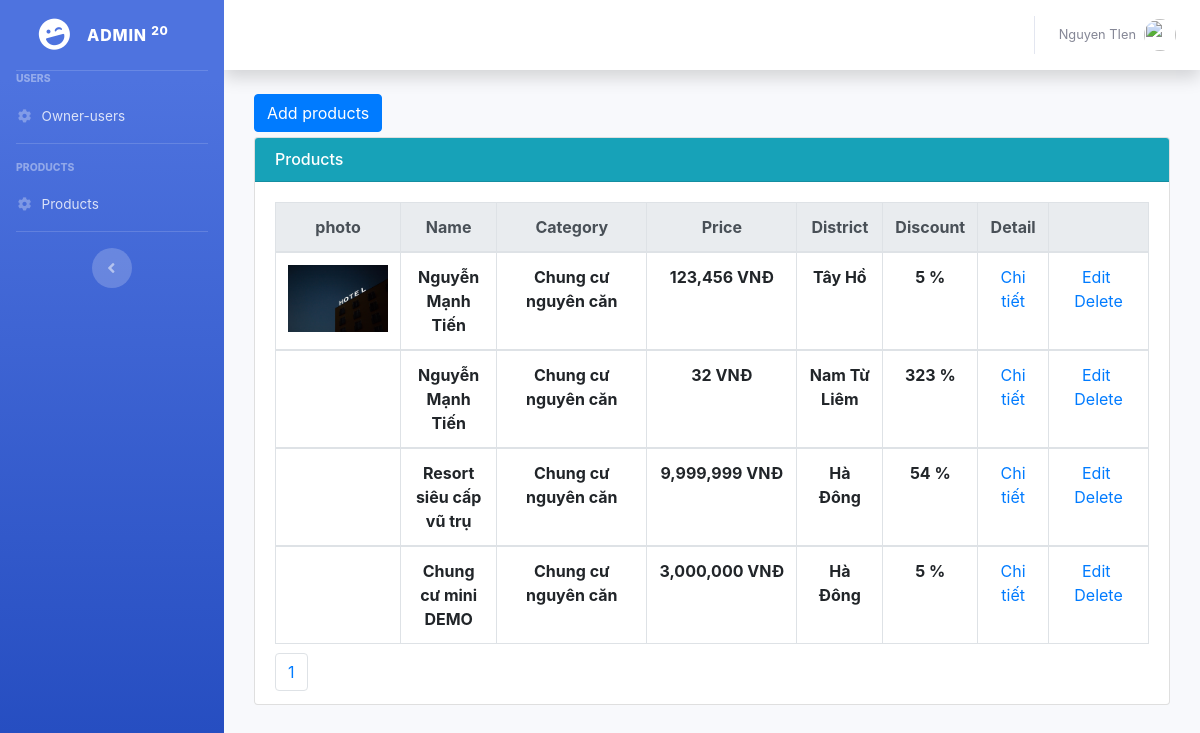
Before: /Backend/Owner/index.php?controller=products&action=read (signed in) with the older database file.
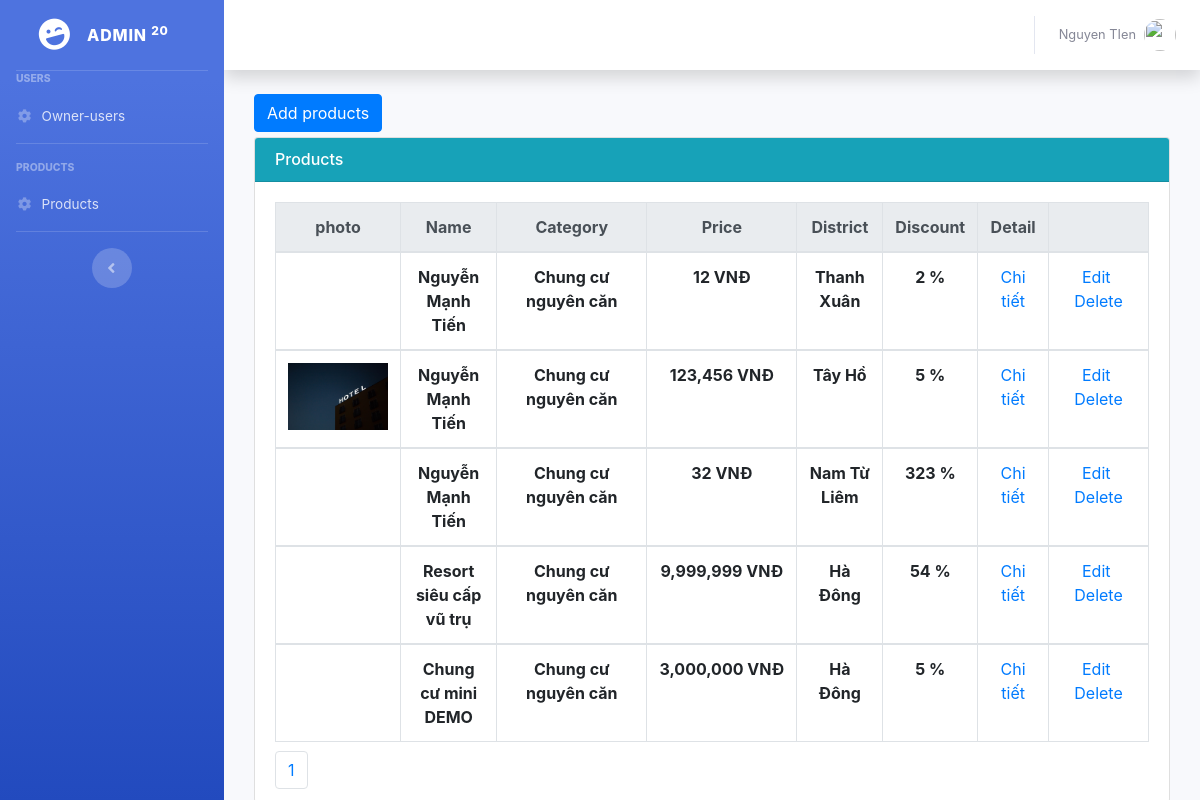
After: the same page with the newer database file.
### tables this page shows
CREATE TABLE `products` (
  `id` int(11) NOT NULL,
  `name` varchar(500) NOT NULL,
  `photo` varchar(255) NOT NULL,
  `owner_id` int(11) NOT NULL,
  `category_id` int(11) NOT NULL,
  `location_id` int(11) NOT NULL,
  `address` varchar(500) NOT NULL,
  `title` varchar(500) NOT NULL,
  `description` varchar(4000) NOT NULL,
  `area` double NOT NULL,
  `discount` double NOT NULL,
  `chung_chu` int(11) NOT NULL,
  `phong_tam` varchar(500) NOT NULL,
  `phong_bep` varchar(500) NOT NULL,
  `dieu_hoa` int(11) NOT NULL,
  `ban_cong` int(11) NOT NULL,
  `hot` int(11) NOT NULL,
  `gia_dien_nuoc` varchar(255) NOT NULL,
  `price` double NOT NULL,
  `quantities` int(11) NOT NULL,
  `date` date NOT NULL
);

CREATE TABLE `categories` (
  `id` int(11) NOT NULL,
  `name` varchar(255) NOT NULL
);

CREATE TABLE `location` (
  `id` int(11) NOT NULL,
  `name` varchar(500) NOT NULL
);

### Backend/Owner/Controllers/ProductsController.php (called while the page is built, shortened)
<?php
	include "Models/ProductsModel.php";
	class ProductsController extends ProductsModel{
		public function read(){
			$recordPerPage = 25;
			$numPage = ceil($this->modelTotal()/$recordPerPage);
			$listRecord = $this->modelRead($recordPerPage);
			include "Views/ProductsView.php";
		}
	}
 ?>

### Backend/Owner/Models/ProductsModel.php (called while the page is built, shortened)
<?php
	class ProductsModel{
		public function modelRead($recordPerPage){
			$total = $this->modelTotal();
			$numPage = ceil($total/$recordPerPage);
			$page = isset($_GET["p"]) && $_GET["p"] > 0 ? $_GET["p"]-1 : 0;
			$from = $page * $recordPerPage;
			$conn = Connection::getInstance();
			$query = $conn->query("select * from products where owner_id ='{$_SESSION["ownerId"]}' order by id desc limit $from, $recordPerPage");
			return $query->fetchAll();
		}
		public function modelTotal(){
			$conn = Connection::getInstance();
			$query = $conn->query("select id from products order by id desc");
			return $query->rowCount();
		}
		public function modelGetCategoryName($id){
			$conn = Connection::getInstance();
			$query = $conn->query("select * from categories where id = $id");
			$record = $query->fetch();
			return $record->name;
		}
		public function modelGetLocationName($id){
			$conn = Connection::getInstance();
			$query = $conn->query("select * from location where id = $id");
			$record = $query->fetch();
			return $record->name;
		}
	}
 ?>

### Backend/Owner/Views/ProductsView.php (the view, shortened to what this page needs)
<div class="col-md-12" >
    <div style="margin-bottom:5px;">
        <a href="index.php?controller=products&action=create" class="btn btn-primary">Add products</a>
    </div>
    <div class="card card-primary">
        <h6 class="card-header bg-info" style="color: white">Products</h6>
        <div class="card-body">
            <table class="table table-bordered">
              <thead class="thead-light">
                <tr style="text-align: center;">
                  <th scope="col" style="width: 100px;">photo</th>
                  <th scope="col">Name</th>
                  <th scope="col" style="width: 150px;">Category</th>
                  <th scope="col" style="width: 150px;">Price</th>
                  <th scope="col">District</th>
                  <th scope="col" style="width: 80px;">Discount</th>
                  <th scope="col">Detail</th>
                  <th scope="col"style="width: 100px;"></th>
                </tr>
              </thead>
              <?php foreach($listRecord as $rows): ?>
              <tbody>
                <tr style="text-align: center;">
                  <td style="">
                    <?php if($rows->photo != "" && file_exists('../../Assets/Upload/Products/'.$rows->photo)): ?>
                      <img src="../../Assets/Upload/Products/<?php echo $rows->photo; ?>" style="width:100px;">
                    <?php endif; ?>
                  </td>
                  <th><?php echo $rows->name; ?></th>
                  <th><?php echo $this->modelGetCategoryName($rows->category_id); ?></th>
                  <th> <?php echo number_format($rows->price);?> VNĐ</th>
                  <th><?php echo $this->modelGetLocationName($rows->location_id); ?></th>
                  <th><?php echo number_format($rows->discount); ?> %</th>
                  <td><a href="index.php?controller=products&action=detail&id=<?php echo $rows->id;?>" class="label label-success">Chi tiết</a></td>
                  <td style="text-align:center;">
                    <a href="index.php?controller=products&action=update&id=<?php echo $rows->id; ?>">Edit</a>&nbsp;
                    <a href="index.php?controller=products&action=delete&id=<?php echo $rows->id; ?>" onclick="return window.confirm('Are you sure?');">Delete</a>
                  </td>
                </tr>
              </tbody>
              <?php endforeach; ?>
            </table>
            <ul class="pagination">
                <li class="page-item">
                    <?php for($i = 1; $i <= $numPage; $i++): ?>
                    <a href="index.php?controller=products&action=read&p=<?php echo $i; ?>" class="page-link"><?php echo $i; ?></a>
                    <?php endfor; ?>
                </li>
            </ul>
        </div>
    </div>
</div>

### Backend/Owner/index.php (shortened to what this page needs)
<?php
	$controller = isset($_GET["controller"]) ? $_GET["controller"] : "";
	$classController = $controller."Controller";
	$fileController = "Controllers/".ucfirst($controller)."Controller.php";
	if(!isset($_SESSION["email_owner"])){
			include "Views/LayoutLoginView.php";
	}else{
		include "Views/LayoutView.php";
	}
?>

### Backend/Owner/Views/LayoutView.php (shortened to what this page needs)
<!DOCTYPE html>
<html lang="en">
<head>
  <link href="../../Assets/Backend/vendor/fontawesome-free/css/all.min.css" rel="stylesheet" type="text/css">
  <link href="../../Assets/Backend/css/sb-admin-2.min.css" rel="stylesheet">
  <link rel="stylesheet" href="../../Assets/Backend/css/bootstrap.min.css">
</head>
<body id="page-top">
  <div id="wrapper">
    <ul class="navbar-nav bg-gradient-primary sidebar sidebar-dark accordion" id="accordionSidebar">
      <a class="sidebar-brand d-flex align-items-center justify-content-center" href="index.html">
        <div class="sidebar-brand-icon rotate-n-15">
          <i class="fas fa-laugh-wink"></i>
        </div>
        <div class="sidebar-brand-text mx-3">Admin <sup>20</sup></div>
      </a>
      <hr class="sidebar-divider my-0">
      <div class="sidebar-heading">
        Users
      </div>
      <li class="nav-item">
        <a class="nav-link" href="index.php?controller=ownerUsers&action=read">
          <i class="fas fa-fw fa-cog"></i>
          <span>Owner-users</span></a>
      </li>
      <hr class="sidebar-divider d-none d-md-block">
      <div class="sidebar-heading">
        Products
      </div>
      <li class="nav-item">
        <a class="nav-link" href="index.php?controller=products&action=read">
          <i class="fas fa-fw fa-cog"></i>
          <span>Products</span></a>
      </li>
      <hr class="sidebar-divider d-none d-md-block">
      <div class="text-center d-none d-md-inline">
        <button class="rounded-circle border-0" id="sidebarToggle"></button>
      </div>
    </ul>
    <div id="content-wrapper" class="d-flex flex-column">
      <div id="content">
        <nav class="navbar navbar-expand navbar-light bg-white topbar mb-4 static-top shadow">
          <ul class="navbar-nav ml-auto">
            <li class="nav-item dropdown no-arrow">
              <a class="nav-link dropdown-toggle" href="#" id="userDropdown" role="button" data-toggle="dropdown" aria-haspopup="true" aria-expanded="false">
                <span class="mr-2 d-none d-lg-inline text-gray-600 small">
                  <?php echo $_SESSION["ownerName"]; ?>
                </span>
                <img class="img-profile rounded-circle" src="https://source.unsplash.com/QAB-WJcbgJk/60x60">
              </a>
            </li>
          </ul>
        </nav>
      <div class="container-fluid">
        <?php
                if(file_exists($fileController)){
                    if(class_exists($classController)){
                        $obj= new $classController();
                        $obj->$action();
                    }
                }
              ?>
      </div>
    </div>
  </div>
</body>
</html>

### Backend/Owner/Views/ProductsView.php (style rules this page uses)
.pagination { padding:0px; margin:0px; }
.page-link { display: inline; }

Changed rows visible on the page:
added products: name "Nguyễn Mạnh Tiến", category.name "Chung cư nguyên căn", price "12", location.name "Thanh Xuân", discount "2"
